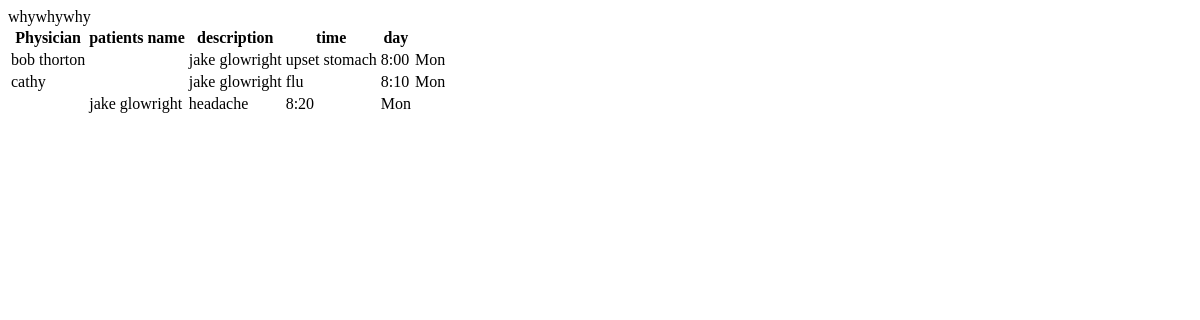
Before: /individualPractitionersSchedule.php with the older database file.
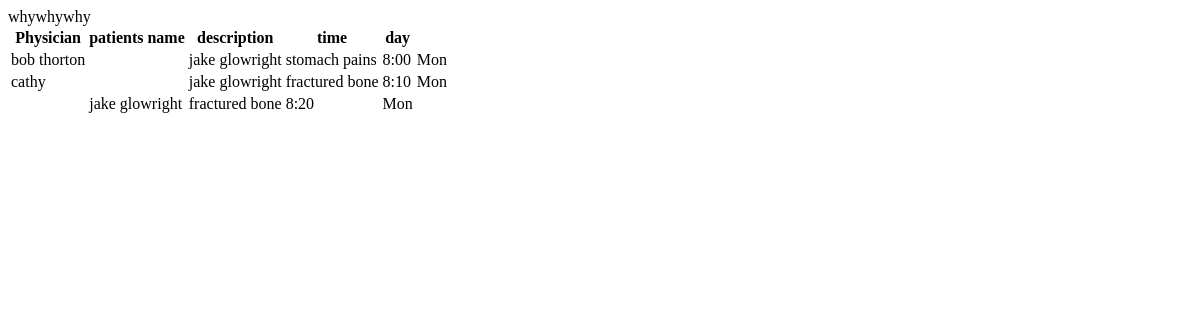
After: the same page with the newer database file.
### tables this page shows
CREATE TABLE `employee` (
  `address` varchar(25) NOT NULL,
  `name` varchar(20) NOT NULL,
  `phoneNumber` varchar(15) DEFAULT NULL,
  `job` varchar(20) NOT NULL,
  `taxID` int(11) DEFAULT NULL,
  `employeeID` varchar(11) NOT NULL
);

CREATE TABLE `appointmenttime` (
  `day` varchar(10) NOT NULL,
  `time` varchar(10) NOT NULL,
  `appTimeID` varchar(10) NOT NULL,
  `date` varchar(20) DEFAULT NULL,
  `appointmentID` varchar(10) DEFAULT NULL
);

CREATE TABLE `patient` (
  `address` varchar(25) NOT NULL,
  `dateOfBirth` varchar(10) DEFAULT NULL,
  `name` varchar(20) NOT NULL,
  `phoneNumber` varchar(20) DEFAULT NULL,
  `patientID` varchar(11) NOT NULL,
  `sex` varchar(10) NOT NULL
);

CREATE TABLE `appointments` (
  `appointmentID` varchar(11) NOT NULL,
  `cost` varchar(10) DEFAULT NULL,
  `description` varchar(50) NOT NULL,
  `roomNumber` int(11) NOT NULL,
  `visitType` varchar(20) NOT NULL,
  `employeeID` varchar(11) DEFAULT NULL,
  `patientID` varchar(11) DEFAULT NULL,
  `diagnosis` varchar(20) DEFAULT NULL,
  `procedureID` varchar(20) DEFAULT NULL
);

### individualPractitionersSchedule.php (the view, shortened to what this page needs)
<!DOCTYPE html>
<html>
<body>
<?php
include('dbconnect.php');
$query="SELECT name FROM employee WHERE job <> 'nurse' AND job <> 'janitor' ORDER BY name ASC";
$result = mysqli_query($conn,$query);
echo
"<table>
<tr>
<th>Physician</th>
<th>patients name</th>
<th>description</th>
<th>time</th>
<th>day</th>
</tr>";
if($result->num_rows>0){
while($row = mysqli_fetch_assoc($result)){
	$name = $row["name"];
	echo "<tr><td>".$row["name"]."</td>";
	$query2 = "SELECT a.time, a.day,p.name,ap.description FROM employee e, appointmenttime a,
	appointments ap,patient p WHERE e.employeeID = ap.employeeID
	AND a.appointmentID = ap.appointmentID AND e.job <> 'nurse' AND e.job <> 'janitor' AND ap.patientID = p.patientID AND e.name = '".$name."';";
	$result2 = mysqli_query($conn,$query2);
	while($row2 = mysqli_fetch_assoc($result2)){
		if($row2 > 1){
			echo "<td></td>"."<td>".$row2["name"]."</td><td>".$row2["description"]."</td><td>".$row2["time"]."</td><td>".$row2["day"]."</td></tr>";
		}
		else{
		echo "<td>".$row2["name"]."</td><td>".$row2["description"]."</td><td>".$row2["time"]."</td><td>".$row2["day"]."</td></tr>";
	}
	}
}
}
else{
	echo "no results bro";
}
echo
"</table>";
?>
</body>
</html>

Changed rows visible on the page:
changed through a linked row, appointmenttime: appointmentID.description "upset stomach" → "stomach pains"
changed through a linked row, appointmenttime (number 2 of 3 on the later page): appointmentID.description "flu" → "fractured bone"
changed through a linked row, appointmenttime (number 3 of 3 on the later page): appointmentID.description "headache" → "fractured bone"
